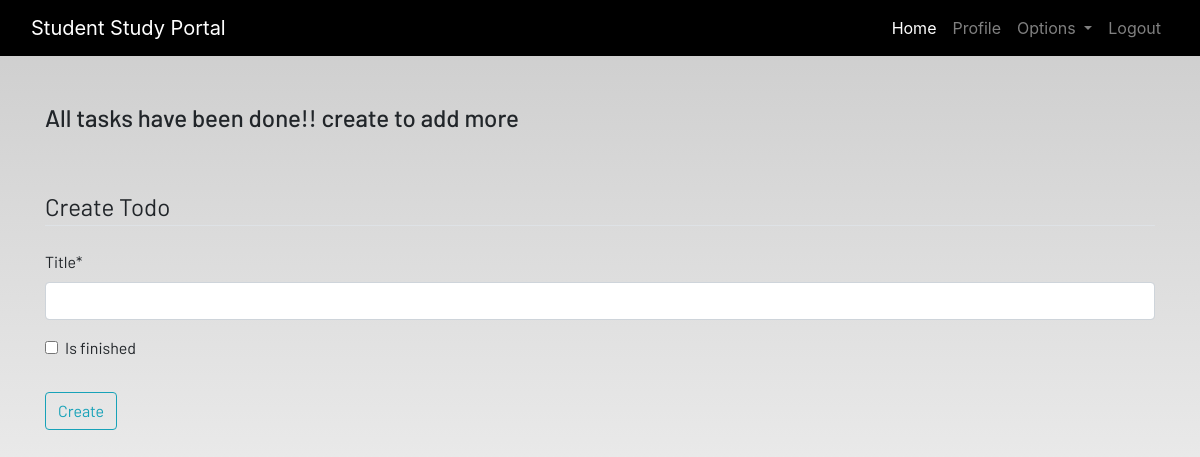
The page /todo/ (signed in) on the database as committed earlier.
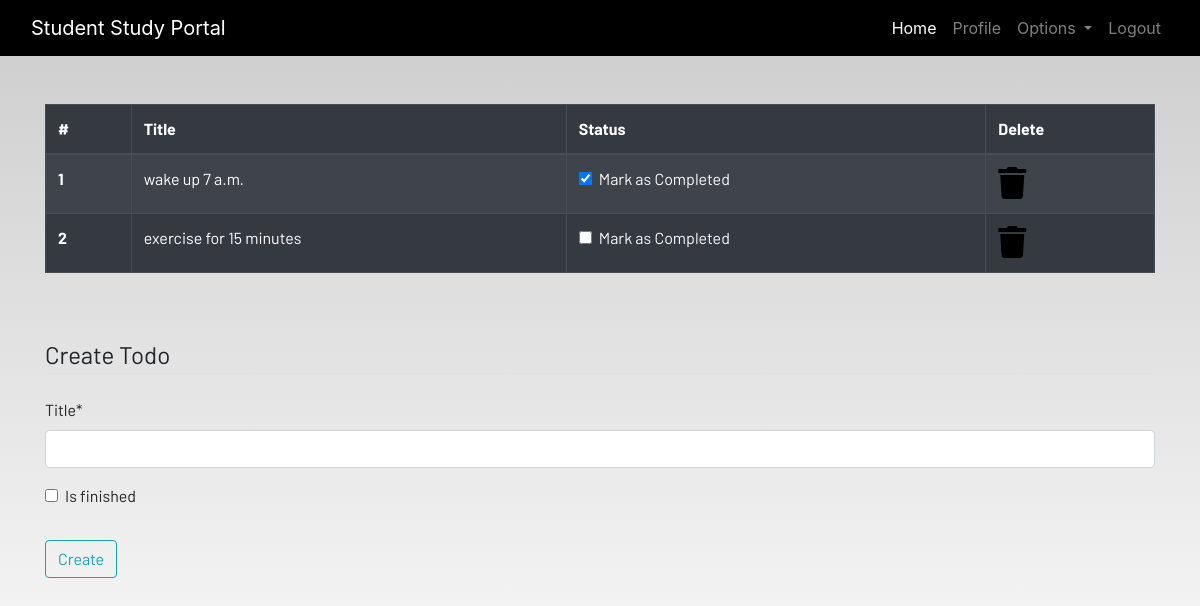
The same page on the database as committed later.
### dashboard/models.py (models this page shows, shortened)
class Todo(models.Model):
    user = models.ForeignKey(User, on_delete=models.CASCADE)
    title = models.CharField(max_length=100)
    is_finished = models.BooleanField(default=False)

### dashboard/views.py (the view)
# urls.py: path('todo/', views.todo, name='todo'),
@login_required
def todo(request):
    if request.method == 'POST':
        form = TodoForm(request.POST)
        if form.is_valid():
            try:
                finished = request.POST['is_finished']
                if finished == 'on':
                    finished = True
                else:
                    finished = False
            except:
                finished = False
            todos = Todo(
                user=request.user,
                title=request.POST['title'],
                is_finished=finished
            )
            todos.save()
            messages.success(request, f'Todo added from {request.user.username}!')
    else:
        form = TodoForm()
    todo = Todo.objects.filter(user=request.user)
    if len(todo) == 0:
        todos_done = True
    else:
        todos_done = False
    context = {
        'todos': todo,
        'form': form,
        'todos_done': todos_done
    }
    return render(request, 'todo.html', context)

### dashboard/forms.py
class TodoForm(forms.ModelForm):
    class Meta:
        model = Todo
        fields = ['title', 'is_finished']

### templates/todo.html (shortened to what this page needs)
{% extends 'base.html' %}
{% load static %}
{% load crispy_forms_tags %}
{% block content %}
<div class="container">
    {% if not todos_done %}
    <table class="table table-striped table-bordered table-hover table-dark">
        <thead>
            <tr>
                <th scope="col">#</th>
                <th scope="col">Title</th>
                <th scope="col">Status</th>
                <th scope="col">Delete</th>
            </tr>
        </thead>
        <tbody>
         {% for todo in todos %}
            <tr>
                <th scope="row">{{ forloop.counter }}</th>
                <td>{{todo.title}}</td>
                <td>
                    <a href="{% url 'update-todo' todo.id %}">
                        <div class="form-check">
                            {% if todo.is_finished == True %}
                            <input class="form-check-input" type="checkbox" value="" checked id=1>
                            {% else %}
                            <input class="form-check-input" type="checkbox" value="">
                            {% endif %}
                            <label class="form-check-label text-light" for="flexCheckDefault">
                                Mark as Completed
                            </label>
                        </div>
                    </a>
                </td>
                <td><a href="{% url 'delete-todo' todo.id %}"><i class="fa fa-trash fa-2x"></i></a></td>
            </tr>
        {% endfor %}
        </tbody>
    </table>
    {% else %}
    <h4>All tasks have been done!! create to add more</h4>
{% endif %}
</div><br><br>
<div class="container">
    <form method="POST">
        <fieldset class="form-group">
            <legend class="border-bottom mb-4">Create Todo</legend>
            {{ form|crispy }}
        </fieldset>
        <div class="form-group">
            <button  class="btn btn-outline-info" type="submit">
                Create
            </button>
        </div>
    </form>
</div>
{% endblock content %}

Rows that differ between the two databases and show on the page:
added Todo: title "wake up 7 a.m."
added Todo: title "exercise for 15 minutes"
Other text that changed with them:
text no longer shown: "All tasks have been done!! create to add more"
text now shown: "# Title Status Delete"
